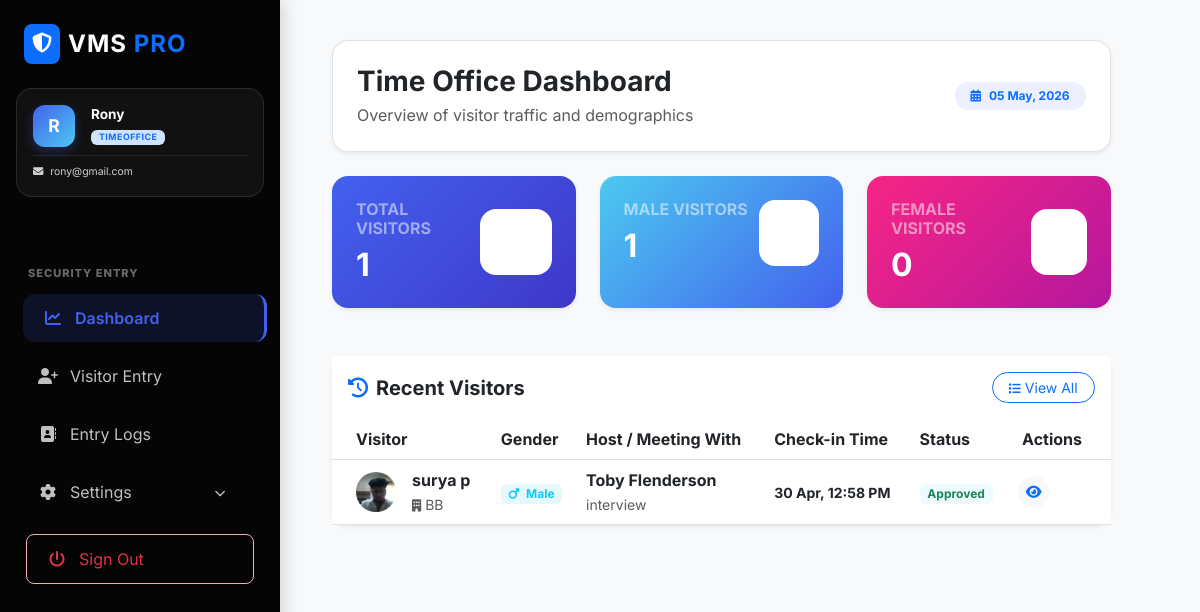
Page /timeoffice_dashboard.php (signed in) on the earlier database version.
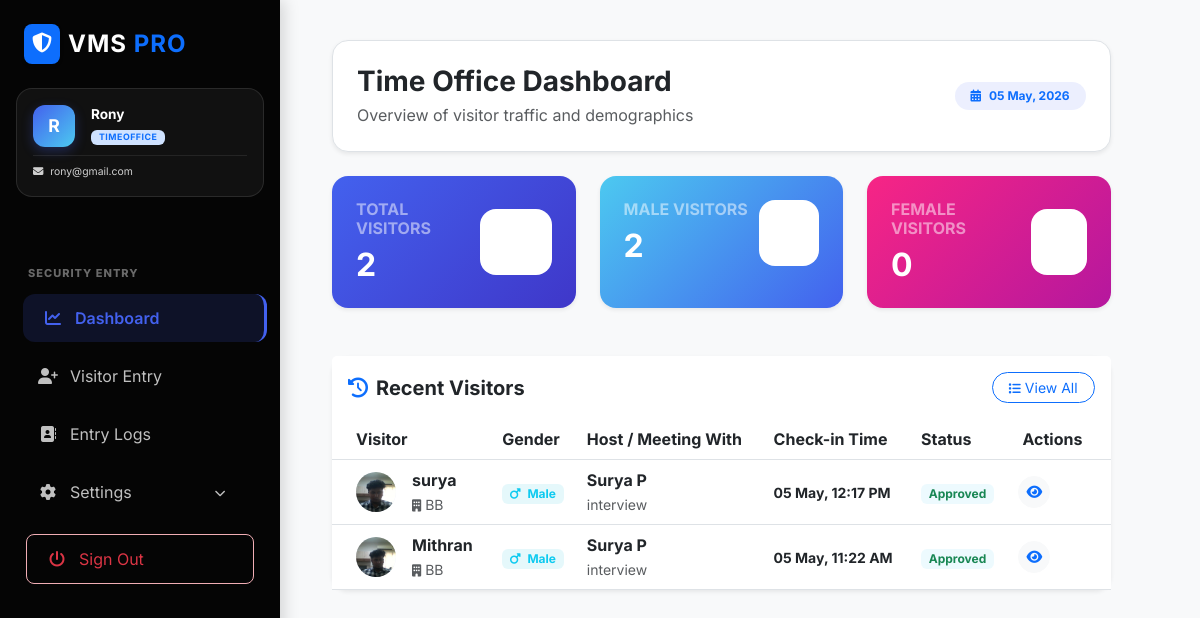
Same page on the later database version.
### tables this page shows
CREATE TABLE `visitor_master` (
  `id` int(11) NOT NULL,
  `pass_no` varchar(50) DEFAULT NULL,
  `img_capture` longtext DEFAULT NULL,
  `person_to_meet` varchar(100) NOT NULL,
  `purpose` varchar(255) NOT NULL,
  `visitor_type` enum('Client','Vendor','Visitor') NOT NULL,
  `company_name` varchar(100) DEFAULT NULL,
  `location` varchar(100) DEFAULT NULL,
  `visitor_name` varchar(100) NOT NULL,
  `gender` enum('Male','Female','Other') DEFAULT 'Male',
  `contact_no` varchar(15) NOT NULL,
  `email` varchar(100) DEFAULT NULL,
  `meeting_date_time` datetime DEFAULT NULL,
  `devices` text DEFAULT NULL,
  `id_type` varchar(50) DEFAULT NULL,
  `id_upload` varchar(255) DEFAULT NULL,
  `status` enum('Pending','Approved','Rejected') DEFAULT 'Pending',
  `in_time` datetime DEFAULT NULL,
  `out_time` datetime DEFAULT NULL,
  `created_at` timestamp NOT NULL DEFAULT current_timestamp(),
  `vehicle_type` varchar(50) DEFAULT NULL,
  `vehicle_number` varchar(50) DEFAULT NULL,
  `employee_id` int(11) DEFAULT NULL,
  `mobile_count` int(11) DEFAULT NULL,
  `charger_count` int(11) DEFAULT NULL,
  `disc_count` int(11) DEFAULT NULL,
  `laptop_count` int(11) DEFAULT NULL,
  `approval_status` tinyint(4) DEFAULT 0 COMMENT '0=Pending, 1=Approved, 2=Rejected,\r\n3= Schedule',
  `meeting_out_time` datetime DEFAULT NULL,
  `checkin_by` int(11) DEFAULT NULL,
  `checkout_by` int(11) DEFAULT NULL
);

CREATE TABLE `users` (
  `id` int(11) NOT NULL,
  `full_name` varchar(100) NOT NULL,
  `email` varchar(150) NOT NULL,
  `password` varchar(255) NOT NULL,
  `contact_no` varchar(20) DEFAULT NULL,
  `designation` varchar(100) DEFAULT NULL,
  `department` varchar(100) DEFAULT NULL,
  `location` varchar(100) DEFAULT NULL,
  `role` varchar(50) DEFAULT 'employee',
  `reporting_manager` varchar(100) DEFAULT NULL,
  `status` enum('Active','Inactive') DEFAULT 'Active',
  `created_at` timestamp NULL DEFAULT current_timestamp()
);

### timeoffice_dashboard.php (the view, shortened to what the changed rows need)
<?php
include("includes/config.php");
include("includes/header.php");
$total_visitors = $con->query("SELECT COUNT(*) FROM visitor_master")->fetchColumn();
$male_visitors = $con->query("SELECT COUNT(*) FROM visitor_master WHERE gender = 'Male'")->fetchColumn();
$female_visitors = $con->query("SELECT COUNT(*) FROM visitor_master WHERE gender = 'Female'")->fetchColumn();
$stmt = $con->query("
    SELECT v.*, e.full_name as host_name
    FROM visitor_master v
    LEFT JOIN users e ON v.employee_id = e.id
    ORDER BY v.id DESC
    LIMIT 20
");
$recent_visitors = $stmt->fetchAll(PDO::FETCH_ASSOC);
?>
<div class="content">
    <div class="container-fluid">
        <div class="row g-4 mb-5 content-animate">
            <div class="col-md-4">
                <div class="card border-0 shadow-sm rounded-4 overflow-hidden h-100 card-hover-up" style="background: linear-gradient(135deg, #4361ee 0%, #3f37c9 100%);">
                    <div class="card-body p-4 text-white">
                        <div class="d-flex justify-content-between align-items-center">
                            <div>
                                <h6 class="text-white-50 fw-bold text-uppercase mb-2">Total Visitors</h6>
                                <h2 class="fw-bold mb-0"><?= number_format($total_visitors) ?></h2>
                            </div>
                        </div>
                    </div>
                </div>
            </div>
            <div class="col-md-4">
                <div class="card border-0 shadow-sm rounded-4 overflow-hidden h-100 card-hover-up" style="background: linear-gradient(135deg, #4cc9f0 0%, #4361ee 100%);">
                    <div class="card-body p-4 text-white">
                        <div class="d-flex justify-content-between align-items-center">
                            <div>
                                <h6 class="text-white-50 fw-bold text-uppercase mb-2">Male Visitors</h6>
                                <h2 class="fw-bold mb-0"><?= number_format($male_visitors) ?></h2>
                            </div>
                        </div>
                    </div>
                </div>
            </div>
            <div class="col-md-4">
                <div class="card border-0 shadow-sm rounded-4 overflow-hidden h-100 card-hover-up" style="background: linear-gradient(135deg, #f72585 0%, #b5179e 100%);">
                    <div class="card-body p-4 text-white">
                        <div class="d-flex justify-content-between align-items-center">
                            <div>
                                <h2 class="fw-bold mb-0"><?= number_format($female_visitors) ?></h2>
                            </div>
                        </div>
                    </div>
                </div>
            </div>
        </div>
        <div class="row content-animate">
            <div class="col-12">
                <div class="card border-0 shadow-sm rounded-4">
                    <div class="card-body p-0">
                        <div class="table-responsive">
                            <table class="table table-hover align-middle mb-0">
                                <thead class="bg-light">
                                    <tr>
                                        <th class="ps-4">Visitor</th>
                                        <th>Gender</th>
                                        <th>Host / Meeting With</th>
                                        <th>Check-in Time</th>
                                        <th>Status</th>
                                        <th class="text-center pe-4">Actions</th>
                                    </tr>
                                </thead>
                                <tbody>
                                    <?php foreach ($recent_visitors as $v): ?>
                                    <tr class="visitor-row" style="cursor: pointer;" onclick="showVisitorDetails(<?= $v['id'] ?>)">
                                        <td class="ps-4">
                                            <div class="d-flex align-items-center">
                                                <div class="avatar-sm me-3 bg-soft-primary text-primary rounded-circle overflow-hidden d-flex align-items-center justify-content-center fw-bold" style="width: 40px; height: 40px; min-width: 40px;">
                                                    <?php if(!empty($v['img_capture']) && file_exists("uploads/" . $v['img_capture'])): ?>
                                                        <img src="uploads/<?= htmlspecialchars($v['img_capture']) ?>" style="width: 100%; height: 100%; object-fit: cover;">
                                                    <?php else: ?>
                                                        <?= strtoupper(substr($v['visitor_name'], 0, 1)) ?>
                                                    <?php endif; ?>
                                                </div>
                                                <div>
                                                    <div class="fw-bold"><?= htmlspecialchars($v['visitor_name']) ?></div>
                                                    <small class="text-muted"><i class="fas fa-building me-1 small"></i><?= htmlspecialchars($v['company_name'] ?: 'No Company') ?></small>
                                                </div>
                                            </div>
                                        </td>
                                        <td>
                                            <?php if($v['gender'] == 'Male'): ?>
                                                <span class="badge bg-soft-info text-info"><i class="fas fa-mars me-1"></i> Male</span>
                                            <?php elseif($v['gender'] == 'Female'): ?>
                                                <span class="badge bg-soft-danger text-danger"><i class="fas fa-venus me-1"></i> Female</span>
                                            <?php else: ?>
                                                <span class="badge bg-soft-secondary text-secondary"><i class="fas fa-genderless me-1"></i> Other</span>
                                            <?php endif; ?>
                                        </td>
                                        <td>
                                            <div class="fw-bold text-dark"><?= htmlspecialchars($v['host_name'] ?: 'Pending') ?></div>
                                            <small class="text-muted"><?= htmlspecialchars($v['purpose']) ?></small>
                                        </td>
                                        <td>
                                            <div class="small fw-bold"><?= date('d M, h:i A', strtotime($v['in_time'])) ?></div>
                                        </td>
                                        <td>
                                            <?php if($v['approval_status'] == 1): ?>
                                                <span class="badge bg-soft-success text-success">Approved</span>
                                            <?php elseif($v['approval_status'] == 2): ?>
                                                <span class="badge bg-soft-danger text-danger">Rejected</span>
                                            <?php elseif($v['approval_status'] == 3): ?>
                                                <span class="badge bg-soft-warning text-warning">Scheduled</span>
                                            <?php else: ?>
                                                <span class="badge bg-soft-primary text-primary">Pending</span>
                                            <?php endif; ?>
                                        </td>
                                        <td class="text-center pe-4">
                                            <button class="btn btn-sm btn-light btn-round" onclick="event.stopPropagation(); showVisitorDetails(<?= $v['id'] ?>)">
                                                <i class="fas fa-eye text-primary"></i>
                                            </button>
                                        </td>
                                    </tr>
                                    <?php endforeach; ?>
                                </tbody>
                            </table>
                        </div>
                    </div>
                </div>
            </div>
        </div>
    </div>
</div>
<?php include("includes/footer.php"); ?>

Differences in the rows shown:
removed visitor_master: img_capture (picture), visitor_name "surya p", company_name "BB", gender "Male" (drawn), users.full_name "Toby Flenderson", purpose "interview", in_time "30 Apr, 12:58 PM", approval_status "Approved"
added visitor_master: img_capture (picture), visitor_name "surya", company_name "BB", gender "Male" (drawn), users.full_name "Surya P", purpose "interview", in_time "05 May, 12:17 PM", approval_status "Approved"
added visitor_master: img_capture (picture), visitor_name "Mithran", company_name "BB", gender "Male" (drawn), users.full_name "Surya P", purpose "interview", in_time "05 May, 11:22 AM", approval_status "Approved"
Other differences:
$total_visitors: "1" → "2"
$male_visitors: "1" → "2"
